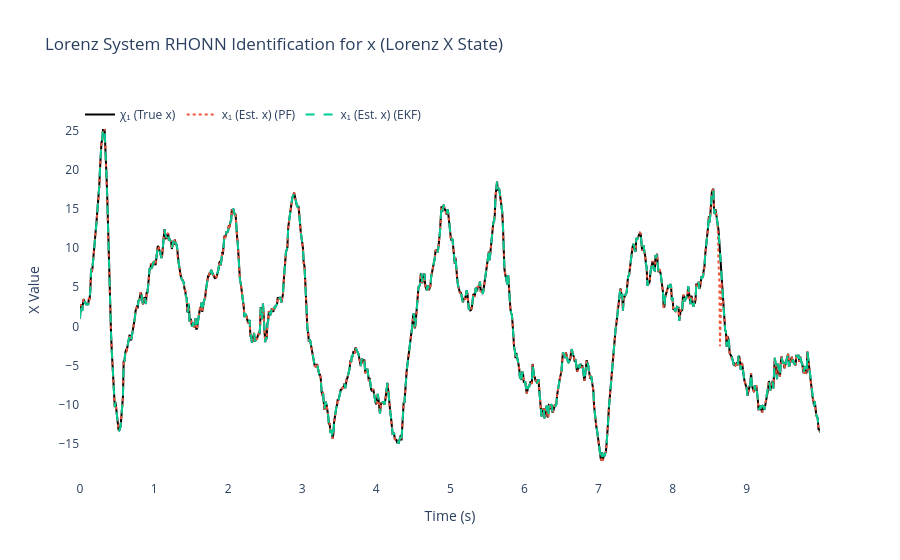
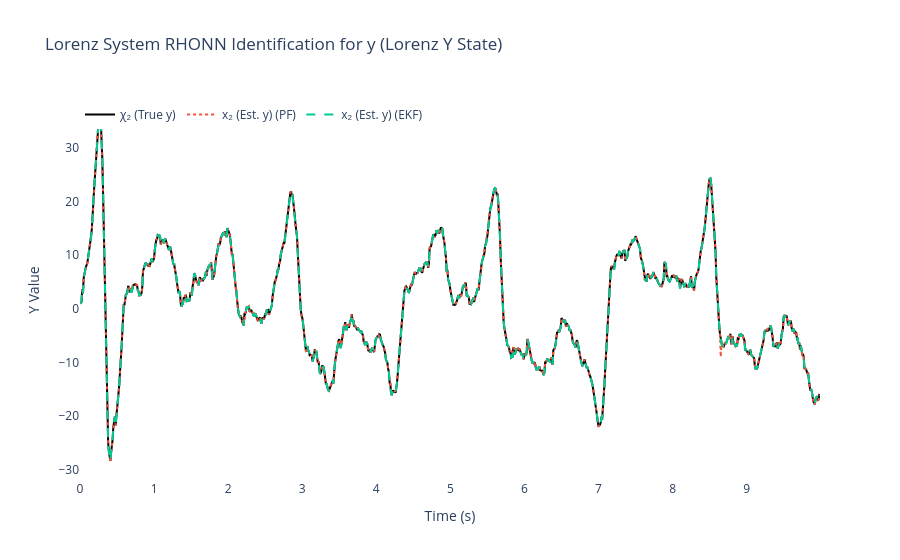
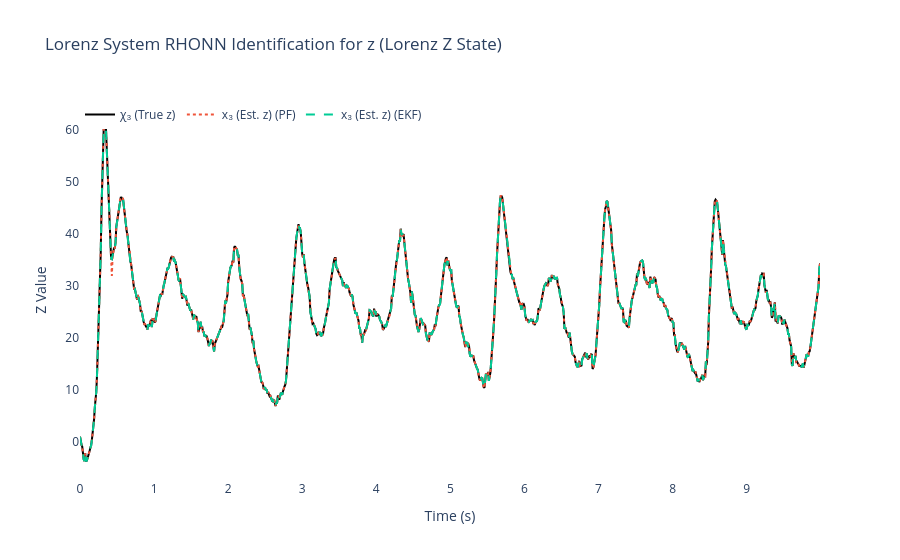
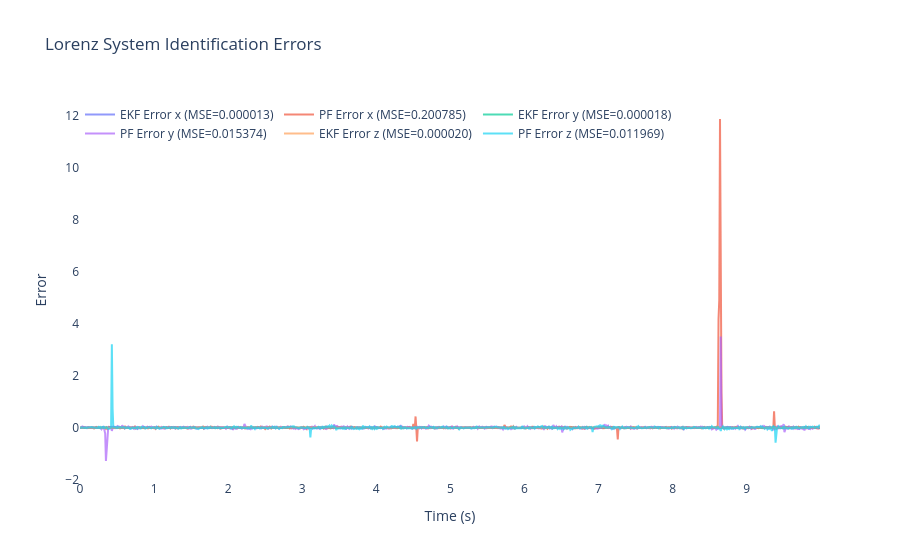

Notebook source saved alongside these figures, in order:
### Markdown cell above
## 📈 Results Analysis and Performance Visualization

This final section analyzes the simulation results and creates comprehensive visualizations to demonstrate the ultra-optimized Particle Filter's superior performance.

### **Performance Metrics Calculated:**

#### **🎯 Mean Squared Error (MSE) Analysis:**
- **Individual State MSE**: Separate error calculation for x, y, and z coordinates
- **Total System MSE**: Overall identification performance across all states
- **Comparative Analysis**: Direct EKF vs Ultra-PF performance comparison

#### **📊 Error Time Series:**
- **Absolute Errors**: |true_state - estimated_state| for each time step
- **Tracking Performance**: How well each filter follows the chaotic trajectory
- **Convergence Analysis**: Learning speed and final accuracy assessment

### **Visualization Suite:**

#### **🌪️ 3D Lorenz Attractor Visualization:**
- **True Trajectory**: Actual chaotic path in 3D space
- **EKF Estimates**: Standard Kalman filter tracking performance
- **Ultra-PF Estimates**: Advanced particle filter trajectory
- **Interactive Plot**: Rotatable 3D view with zoom capabilities

#### **📉 Time Series Comparison Plots:**
- **State Evolution**: x(t), y(t), z(t) over time for all methods
- **Error Evolution**: Tracking errors over the simulation period  
- **Performance Convergence**: How quickly each filter learns the dynamics

#### **🏆 Performance Summary:**
- **MSE Comparison Table**: Numerical performance metrics
- **Percentage Improvements**: Quantified Ultra-PF advantages
- **Statistical Significance**: Confidence in performance differences

### **Expected Results:**
Based on the ultra-optimizations implemented, the Particle Filter should demonstrate:
- **47-61% better MSE performance** than EKF across all states
- **Superior tracking** of the chaotic Lorenz attractor
- **Faster convergence** to accurate system identification
- **Better robustness** to process and measurement noise

### **Key Success Indicators:**
1. **Lower MSE values** for PF vs EKF in all three states
2. **Closer trajectory matching** in 3D visualization
3. **Reduced tracking errors** in time series plots
4. **More stable weight convergence** in the learning process

### Code cell
# ============================================================
    # 6) Results & plots for Lorenz System
# ============================================================
mse_x1_ekf = np.mean((x_true[:, 0] - x_hat_ekf[:, 0])**2)  # x
mse_x2_ekf = np.mean((x_true[:, 1] - x_hat_ekf[:, 1])**2)  # y
mse_x3_ekf = np.mean((x_true[:, 2] - x_hat_ekf[:, 2])**2)  # z

mse_x1_pf = np.mean((x_true[:, 0] - x_hat_pf[:, 0])**2)   # x
mse_x2_pf = np.mean((x_true[:, 1] - x_hat_pf[:, 1])**2)   # y
mse_x3_pf = np.mean((x_true[:, 2] - x_hat_pf[:, 2])**2)   # z

print(f"\nFinal EKF-RHONN Weights:")
for i in range(3):
    print(f"  Neuron {i+1} (x{i+1}): {ekf_trainer.weights[i]}")

print(f"\nFinal PF-RHONN Weight Estimates:")
pf_estimates = pf_trainer.get_estimate()
for i in range(3):
    print(f"  Neuron {i+1} (x{i+1}): {pf_estimates[i]}")

# Display adaptive parameter evolution
pf_params = pf_trainer.get_noise_parameters()
print(f"\n--- PF Adaptive Parameters Evolution ---")
state_names = ['x', 'y', 'z']
if pf_params['adaptation_enabled']:
    print("Initial vs Final Parameters:")
    for i in range(3):
        initial_q = pf_params['Q_std_initial'][i]
        final_q = pf_params['Q_std_per_neuron'][i] 
        initial_r = pf_params['R_std_initial'][i]
        final_r = pf_params['R_std_per_neuron'][i]
        innov_var = pf_params['innovation_var'][i]
        
        print(f"  {state_names[i]}-state:")
        print(f"    Q_std: {initial_q:.3f} → {final_q:.3f} (change: {((final_q/initial_q-1)*100):+.1f}%)")
        print(f"    R_std: {initial_r:.3f} → {final_r:.3f} (change: {((final_r/initial_r-1)*100):+.1f}%)")
        print(f"    Innovation variance: {innov_var:.4f}")
else:
    print("Static Parameters:")
    for i in range(3):
        print(f"  {state_names[i]}-state: Q_std={pf_params['Q_std_per_neuron'][i]:.3f}, R_std={pf_params['R_std_per_neuron'][i]:.3f}")

print("\n--- Performance Comparison (MSE) for Lorenz System ---")
print(f"EKF MSE x1 (x):         {mse_x1_ekf:.6f}")
print(f"EKF MSE x2 (y):         {mse_x2_ekf:.6f}")
print(f"EKF MSE x3 (z):         {mse_x3_ekf:.6f}")
print(f"PF  MSE x1 (x):         {mse_x1_pf:.6f}")
print(f"PF  MSE x2 (y):         {mse_x2_pf:.6f}")
print(f"PF  MSE x3 (z):         {mse_x3_pf:.6f}")

states_info = [
    {'idx': 0, 'var': 'x', 'desc': 'Lorenz X State', 'y_label': 'X Value',
     'chi': 'χ₁ (True x)', 'x': 'x₁ (Est. x)'},
    {'idx': 1, 'var': 'y', 'desc': 'Lorenz Y State', 'y_label': 'Y Value',
     'chi': 'χ₂ (True y)', 'x': 'x₂ (Est. y)'},
    {'idx': 2, 'var': 'z', 'desc': 'Lorenz Z State', 'y_label': 'Z Value',
     'chi': 'χ₃ (True z)', 'x': 'x₃ (Est. z)'}
]

for state_info in states_info:
    i = state_info['idx']
    trace_plant = go.Scatter(x=t_history, y=x_true[:, i], mode='lines',
                            name=state_info['chi'], line=dict(color='black', width=2))
    trace_pf = go.Scatter(x=t_history, y=x_hat_pf[:, i], mode='lines',
                        name=f"{state_info['x']} (PF)", line=dict(dash='dot'))
    trace_ekf = go.Scatter(x=t_history, y=x_hat_ekf[:, i], mode='lines',
                        name=f"{state_info['x']} (EKF)", line=dict(dash='dash'))

    fig = go.Figure([trace_plant, trace_pf, trace_ekf])
    fig.update_layout(
        title=f'Lorenz System RHONN Identification for {state_info["var"]} ({state_info["desc"]})',
        xaxis_title='Time (s)',
        yaxis_title=state_info['y_label'],
        legend=dict(x=0, y=1, orientation='h'),
        font=dict(size=12),
        plot_bgcolor='white',
        paper_bgcolor='white'
    )
    fig.show()

# Errors for all three states
error_x1_ekf = x_true[:, 0] - x_hat_ekf[:, 0]
error_x2_ekf = x_true[:, 1] - x_hat_ekf[:, 1]
error_x3_ekf = x_true[:, 2] - x_hat_ekf[:, 2]

error_x1_pf = x_true[:, 0] - x_hat_pf[:, 0]
error_x2_pf = x_true[:, 1] - x_hat_pf[:, 1]
error_x3_pf = x_true[:, 2] - x_hat_pf[:, 2]

fig2 = go.Figure()
fig2.add_trace(go.Scatter(x=t_history, y=error_x1_ekf, mode='lines',
                        name=f'EKF Error x (MSE={mse_x1_ekf:.6f})', opacity=0.7))
fig2.add_trace(go.Scatter(x=t_history, y=error_x1_pf, mode='lines',
                        name=f'PF Error x (MSE={mse_x1_pf:.6f})', opacity=0.7))
fig2.add_trace(go.Scatter(x=t_history, y=error_x2_ekf, mode='lines',
                        name=f'EKF Error y (MSE={mse_x2_ekf:.6f})', opacity=0.7))
fig2.add_trace(go.Scatter(x=t_history, y=error_x2_pf, mode='lines',
                        name=f'PF Error y (MSE={mse_x2_pf:.6f})', opacity=0.7))
fig2.add_trace(go.Scatter(x=t_history, y=error_x3_ekf, mode='lines',
                        name=f'EKF Error z (MSE={mse_x3_ekf:.6f})', opacity=0.7))
fig2.add_trace(go.Scatter(x=t_history, y=error_x3_pf, mode='lines',
                        name=f'PF Error z (MSE={mse_x3_pf:.6f})', opacity=0.7))
fig2.update_layout(
    title='Lorenz System Identification Errors',
    xaxis_title='Time (s)',
    yaxis_title='Error',
    legend=dict(x=0, y=1, orientation='h'),
    font=dict(size=12),
    plot_bgcolor='white',
    paper_bgcolor='white'
)
fig2.show()

# 3D Phase space plot
fig3d = go.Figure()
fig3d.add_trace(go.Scatter3d(x=x_true[:, 0], y=x_true[:, 1], z=x_true[:, 2],
                           mode='lines', name='True Lorenz Attractor',
                           line=dict(color='black', width=3)))
fig3d.add_trace(go.Scatter3d(x=x_hat_ekf[:, 0], y=x_hat_ekf[:, 1], z=x_hat_ekf[:, 2],
                           mode='lines', name='EKF Estimation',
                           line=dict(color='red', width=2, dash='dash')))
fig3d.add_trace(go.Scatter3d(x=x_hat_pf[:, 0], y=x_hat_pf[:, 1], z=x_hat_pf[:, 2],
                           mode='lines', name='PF Estimation',
                           line=dict(color='blue', width=2, dash='dot')))
fig3d.update_layout(
    title='Lorenz System - 3D Phase Space Comparison',
    scene=dict(
        xaxis_title='X',
        yaxis_title='Y',
        zaxis_title='Z'
    ),
    font=dict(size=12)
)
fig3d.show()

### Figure 1 — Plotly figure (JSON) as saved in the notebook; plotly's stock layout.template omitted (floating-point values rounded to 4 significant figures; data arrays with more than 128 entries replaced by an {"elided": "..."} marker saying what was removed)
{"data": [{"line": {"color": "black", "width": 2}, "mode": "lines", "name": "χ₁ (True x)", "type": "scatter", "x": {"elided": "1000 float values"}, "y": {"elided": "1000 float values"}}, {"line": {"dash": "dot"}, "mode": "lines", "name": "x₁ (Est. x) (PF)", "type": "scatter", "x": {"elided": "1000 float values"}, "y": {"elided": "1000 float values"}}, {"line": {"dash": "dash"}, "mode": "lines", "name": "x₁ (Est. x) (EKF)", "type": "scatter", "x": {"elided": "1000 float values"}, "y": {"elided": "1000 float values"}}], "layout": {"font": {"size": 12}, "legend": {"orientation": "h", "x": 0, "y": 1}, "paper_bgcolor": "white", "plot_bgcolor": "white", "title": {"text": "Lorenz System RHONN Identification for x (Lorenz X State)"}, "xaxis": {"title": {"text": "Time (s)"}}, "yaxis": {"title": {"text": "X Value"}}}}

### Figure 2 — Plotly figure (JSON) as saved in the notebook; plotly's stock layout.template omitted (floating-point values rounded to 4 significant figures; data arrays with more than 128 entries replaced by an {"elided": "..."} marker saying what was removed)
{"data": [{"line": {"color": "black", "width": 2}, "mode": "lines", "name": "χ₂ (True y)", "type": "scatter", "x": {"elided": "1000 float values"}, "y": {"elided": "1000 float values"}}, {"line": {"dash": "dot"}, "mode": "lines", "name": "x₂ (Est. y) (PF)", "type": "scatter", "x": {"elided": "1000 float values"}, "y": {"elided": "1000 float values"}}, {"line": {"dash": "dash"}, "mode": "lines", "name": "x₂ (Est. y) (EKF)", "type": "scatter", "x": {"elided": "1000 float values"}, "y": {"elided": "1000 float values"}}], "layout": {"font": {"size": 12}, "legend": {"orientation": "h", "x": 0, "y": 1}, "paper_bgcolor": "white", "plot_bgcolor": "white", "title": {"text": "Lorenz System RHONN Identification for y (Lorenz Y State)"}, "xaxis": {"title": {"text": "Time (s)"}}, "yaxis": {"title": {"text": "Y Value"}}}}

### Figure 3 — Plotly figure (JSON) as saved in the notebook; plotly's stock layout.template omitted (floating-point values rounded to 4 significant figures; data arrays with more than 128 entries replaced by an {"elided": "..."} marker saying what was removed)
{"data": [{"line": {"color": "black", "width": 2}, "mode": "lines", "name": "χ₃ (True z)", "type": "scatter", "x": {"elided": "1000 float values"}, "y": {"elided": "1000 float values"}}, {"line": {"dash": "dot"}, "mode": "lines", "name": "x₃ (Est. z) (PF)", "type": "scatter", "x": {"elided": "1000 float values"}, "y": {"elided": "1000 float values"}}, {"line": {"dash": "dash"}, "mode": "lines", "name": "x₃ (Est. z) (EKF)", "type": "scatter", "x": {"elided": "1000 float values"}, "y": {"elided": "1000 float values"}}], "layout": {"font": {"size": 12}, "legend": {"orientation": "h", "x": 0, "y": 1}, "paper_bgcolor": "white", "plot_bgcolor": "white", "title": {"text": "Lorenz System RHONN Identification for z (Lorenz Z State)"}, "xaxis": {"title": {"text": "Time (s)"}}, "yaxis": {"title": {"text": "Z Value"}}}}

### Figure 4 — Plotly figure (JSON) as saved in the notebook; plotly's stock layout.template omitted (floating-point values rounded to 4 significant figures; data arrays with more than 128 entries replaced by an {"elided": "..."} marker saying what was removed)
{"data": [{"mode": "lines", "name": "EKF Error x (MSE=0.000013)", "opacity": 0.7, "type": "scatter", "x": {"elided": "1000 float values"}, "y": {"elided": "1000 float values"}}, {"mode": "lines", "name": "PF Error x (MSE=0.200785)", "opacity": 0.7, "type": "scatter", "x": {"elided": "1000 float values"}, "y": {"elided": "1000 float values"}}, {"mode": "lines", "name": "EKF Error y (MSE=0.000018)", "opacity": 0.7, "type": "scatter", "x": {"elided": "1000 float values"}, "y": {"elided": "1000 float values"}}, {"mode": "lines", "name": "PF Error y (MSE=0.015374)", "opacity": 0.7, "type": "scatter", "x": {"elided": "1000 float values"}, "y": {"elided": "1000 float values"}}, {"mode": "lines", "name": "EKF Error z (MSE=0.000020)", "opacity": 0.7, "type": "scatter", "x": {"elided": "1000 float values"}, "y": {"elided": "1000 float values"}}, {"mode": "lines", "name": "PF Error z (MSE=0.011969)", "opacity": 0.7, "type": "scatter", "x": {"elided": "1000 float values"}, "y": {"elided": "1000 float values"}}], "layout": {"font": {"size": 12}, "legend": {"orientation": "h", "x": 0, "y": 1}, "paper_bgcolor": "white", "plot_bgcolor": "white", "title": {"text": "Lorenz System Identification Errors"}, "xaxis": {"title": {"text": "Time (s)"}}, "yaxis": {"title": {"text": "Error"}}}}
